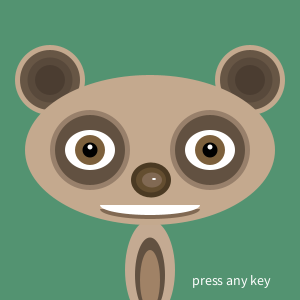
Frame 1 (no input)
Frame 60 (the mouse pressed at the canvas centre just before this capture): identical to frame 1, image omitted
Frame 120 (the mouse held since frame 60 and released just before this capture): identical to frame 1, image omitted

The Processing sketch that drew this single still picture (run headless with seeded random() and noise(); from frame 60 on, the mouse is pressed at the canvas centre):

// Processing sketch: processing_132366
// ── processing_132366.pde

boolean flipFlop = false;
String keyPrompt = "press any key";
int eyeSize;
int eyeSizeB;
int eyeSizeC;
int eyeSizeD;
int eyeSizeE;
int eyeColor; 
int earSize;
int earSizeB;
int earColor;
int mouthSize;
int backCol;
int bodyA;
int bodyB;
int bodyColor;
int headColor;
int noseSize;



void setup() {
  size(300,300);
  background(backCol);
  textSize(14);
}  

void draw() {
  if (flipFlop == false){
    eyeSize = 80 ;
    eyeSizeB = 70 ;
    eyeSizeC = 30 ;
    eyeSizeD = 15 ;
    eyeSizeE = 5 ;
    eyeColor = (#7C603C) ;
    earSize = 70 ;
    earSizeB = 60 ;
    earColor =(#C4A98E) ;   
    mouthSize = 55 ;  
    backCol = (#539371);
    bodyA = 75  ;
    bodyB = 60 ;
    bodyColor = (#C4AA92);
    headColor = (#C4A98E);
    noseSize = 4;
    
    
  }
  if (flipFlop == true){
     eyeSize = 93 ;
     eyeSizeB = 83 ;
     eyeSizeC = 12 ;
     eyeSizeD = 5 ;
     eyeSizeE = 2 ;
     eyeColor = (#F0953A) ;
     earSize = 90 ;
     earSizeB = 80 ;
     earColor = (#B9A48E) ;
     mouthSize = 58 ;
     backCol = (0);
     bodyA = 85 ;
     bodyB = 70 ;
     bodyColor =(#B9A48E) ;
     headColor =(#B9A48E);
     noseSize = 1;
    
     
  }   
  makeFace();
  smooth();
  text(keyPrompt,42,135);
}

void keyPressed(){
  flipFlop =! flipFlop;
  keyPrompt = ("");
}

void makeFace(){
  background(backCol);
  translate(150,150);
  rectMode(CENTER);
  noStroke();
 
//ears
fill(earColor);
ellipse(-100,-70,earSize,earSize);
ellipse(100,-70,earSize,earSize);
fill(#675645);
ellipse(-100,-70,earSizeB,earSizeB);
ellipse(100,-70,earSizeB,earSizeB);
fill(#58493B);
ellipse(-100,-70,45,45);
ellipse(100,-70,45,45);
fill(#4B3D31);
ellipse(-100,-70,30,30);
ellipse(100,-70,30,30);
 
 
 
 
 
//body
fill(bodyColor);
ellipse(0,120,50,100);
fill(#625141);
ellipse(0,125,30,bodyA);
fill(#A08266);
ellipse(0,130,20,bodyB);
 
//head
fill(headColor);
ellipse(0,0,250,150);
 
 
//eyes
 
fill(#98806B);
ellipse(-60,0,eyeSize,eyeSize);
ellipse(60,0,eyeSize,eyeSize);
fill(#625141);
ellipse(-60,0,eyeSizeB,eyeSizeB);
ellipse(60,0,eyeSizeB,eyeSizeB);
fill(255);
ellipse(-60,0,50,40);
ellipse(60,0,50,40);
fill(eyeColor);
ellipse(60,0,eyeSizeC,eyeSizeC);
fill(eyeColor);
ellipse(-60,0,eyeSizeC,eyeSizeC);
fill(0);
ellipse(-60,0,eyeSizeD,eyeSizeD);
fill(0);
ellipse(60,0,eyeSizeD,eyeSizeD);
fill(255);
ellipse(60,-3,eyeSizeE,eyeSizeE);
ellipse(-60,-3,eyeSizeE,eyeSizeE);
 
//nose
fill(#4B3A23);
ellipse(1,30,40,35);
fill(#644E30);
ellipse(1,30,30,25);
fill(#816953);
ellipse(2,30,20,15);
fill(255);
ellipse(4,29,noseSize,2);
 
 
 
//mouth
fill(#816953);
arc(0, 59, 100,20, 0, PI);
fill(255);
arc(0, mouthSize, 100,20, 0, PI);
}
